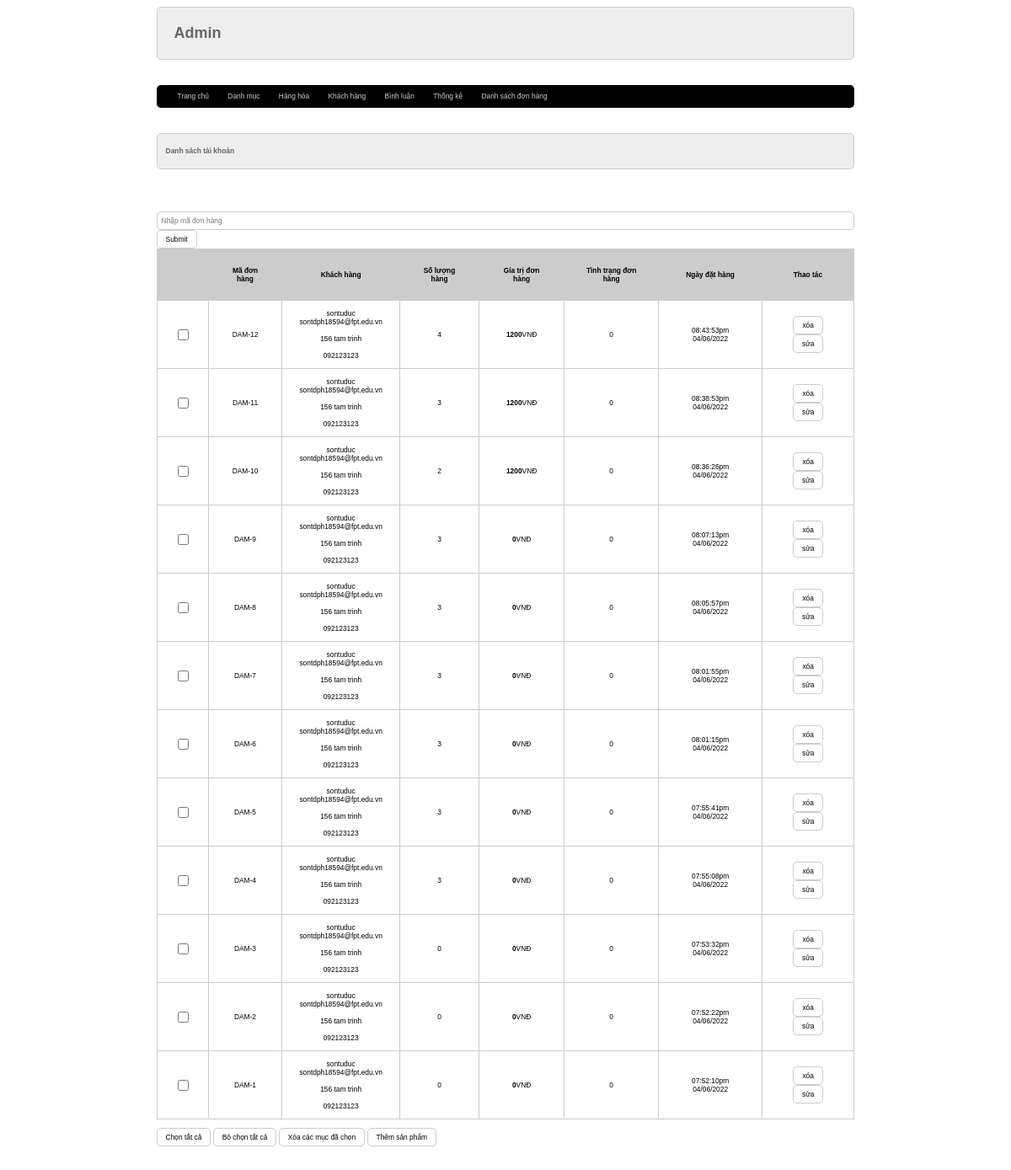
/admin/index.php?act=listbill, run on the app's committed database.
### tables this page shows
CREATE TABLE `bill` (
  `id` int(11) NOT NULL,
  `bill_name` varchar(255) NOT NULL,
  `bill_address` varchar(255) NOT NULL,
  `bill_tel` varchar(255) NOT NULL,
  `bill_email` varchar(255) NOT NULL,
  `bill_pttt` tinyint(1) NOT NULL DEFAULT 1 COMMENT '1. Thanh toán trực tiếp\r\n2.Chuyển khoản\r\n3. Thanh toán online',
  `ngaydathang` varchar(255) NOT NULL,
  `total` int(11) NOT NULL DEFAULT 0,
  `bill_status` tinyint(1) NOT NULL DEFAULT 0 COMMENT '0. Đơn hàng mới\r\n1. Đang xử lý\r\n2. Đang giao hàng\r\n3. Đã giao hàng',
  `receive_name` varchar(255) NOT NULL,
  `receive_address` varchar(255) NOT NULL,
  `receive_tel` varchar(255) NOT NULL,
  `id_user` int(11) NOT NULL DEFAULT 0
);

### model/pdo.php (called while the page is built, shortened)
<?php
function pdo_get_connection(){
    $dburl = "mysql:host=localhost;dbname=firstproject;charset=utf8";
    $username = 'root';
    $password = '';
    $conn = new PDO($dburl, $username, $password);
    $conn->setAttribute(PDO::ATTR_ERRMODE, PDO::ERRMODE_EXCEPTION);
    return $conn;
}
function pdo_query($sql){
    $sql_args = array_slice(func_get_args(), 1);
    try{
        $conn = pdo_get_connection();
        $stmt = $conn->prepare($sql);
        $stmt->execute($sql_args);
        $rows = $stmt->fetchAll();
        return $rows;
    }
    catch(PDOException $e){
        throw $e;
    }
    finally{
        unset($conn);
    }
}

### model/cart.php (called while the page is built, shortened)
<?php
function loadall_bill($kyw = 0,$iduser)
{
    $sql = "SELECT * FROM bill WHERE 1";
    $sql .= " ORDER BY id DESC";
    $listbill = pdo_query($sql);
    return $listbill;
}
function get_ttdh($n)
{
    return $n;
}
function loadall_cart_count($idbill){
    $sql = "SELECT * FROM cart WHERE idbill=" . $idbill;
    $bill = pdo_query($sql);
    return sizeof($bill);
}

### admin/bill/listbill.php (the view, shortened to what this page needs)
<div class="row">
    <div class="row formtitle mb">
        <h1>Danh sách tài khoản</h1>
    </div>
    <div class="row formcontent">
        <form action="index.php?act=listbill" method="post">
            <input type="text" name="kyw" placeholder="Nhập mã đơn hàng">
            <input type="submit" name="listok" placeholder="GO">
        </form>
        <div class="row mb10 formdsloai">
            <table>
                <tr>
                    <th></th>
                    <th>Mã đơn hàng</th>
                    <th>Khách hàng</th>
                    <th>Số lượng hàng</th>
                    <th>Gía trị đơn hàng</th>
                    <th>Tình trạng  đơn hàng</th>
                    <th>Ngày đặt hàng</th>
                    <th>Thao tác</th>
                </tr>
                <?php
                foreach ($listbill as $bill) {
                    extract($bill);
                    $kh = $bill_name
                    .'
                    <br>'.$bill_email.'</br>
                    <br>'.$bill_address.'</br>
                    <br>'.$bill_tel.'</br>
                    ';
                    $ttdh = get_ttdh($bill_status);
                    $countsp = loadall_cart_count($id);
                    echo '
                            <tr>
                                <td><input type="checkbox"></td>
                                <td>DAM-' . $id . '</td>
                                <td>' . $kh . '</td>
                                <td>' . $countsp . '</td>
                                <td><strong>' . $total . '</strong>VNĐ</td>
                                <td>'.$ttdh.'</td>
                                <td>'.$ngaydathang.'</td>
                                <td><a href=#"><input type="button" value="xóa"></a> <a href="#"><input type="button" value="sửa"></a> </td>
                            </tr>
                                ';
                }
                ?>
            </table>
        </div>
        <div class="row mb10">
            <input type="button" value="Chọn tất cả">
            <input type="button" value="Bỏ chọn tất cả">
            <input type="button" value="Xóa các mục đã chọn">
            <a href="index.php?act=addsp"> <input type="button" value="Thêm sản phẩm"></a>
        </div>
    </div>
</div>

### style.css (style rules this page uses)
* { box-sizing: border-box; font-family: sans-serif; font-size: 0.7vw; }
.row { float: left; width: 100%; }
.mb { margin-bottom: 30px; }
.mb10 { margin-bottom: 10px; }
.formtaikhoan input[type="text"], .formtaikhoan input[type="password"], .formcontent input[type="text"], .formtaikhoan input[type="email"] { width: 100%; border: 1px #ccc solid; padding: 5px; border-radius: 5px; }
.formtaikhoan input[type="submit"], .formcontent input[type="submit"], .formcontent input[type="reset"], .formcontent input[type="button"] { border-radius: 5px; padding: 5px 10px; background-color: white; border: 1px #ccc solid; }
.formtitle { background-color: #eee; border: 1px solid #ccc; color: #666; border-radius: 5px; padding: 10px; }
.formcontent { padding: 20px 0px; }
.formdsloai table { width: 100%; border-collapse: collapse; border: 1px solid #ccc; text-align: center; }
.formdsloai th { padding: 20px; background-color: #ccc; }
.formdsloai td { padding: 10px 20px; border: 1px solid #ccc; }

### data on the page
bill: id "12", bill_name "sontuduc", bill_email "sontdph18594@fpt.edu.vn", bill_address "156 tam trinh", bill_tel "092123123", countsp "4", total "1200", bill_status "0", ngaydathang "08:43:53pm 04/06/2022"
bill: id "11", bill_name "sontuduc", bill_email "sontdph18594@fpt.edu.vn", bill_address "156 tam trinh", bill_tel "092123123", countsp "3", total "1200", bill_status "0", ngaydathang "08:38:53pm 04/06/2022"
bill: id "10", bill_name "sontuduc", bill_email "sontdph18594@fpt.edu.vn", bill_address "156 tam trinh", bill_tel "092123123", countsp "2", total "1200", bill_status "0", ngaydathang "08:36:26pm 04/06/2022"
bill: id "9", bill_name "sontuduc", bill_email "sontdph18594@fpt.edu.vn", bill_address "156 tam trinh", bill_tel "092123123", countsp "3", total "0", bill_status "0", ngaydathang "08:07:13pm 04/06/2022"
bill: id "8", bill_name "sontuduc", bill_email "sontdph18594@fpt.edu.vn", bill_address "156 tam trinh", bill_tel "092123123", countsp "3", total "0", bill_status "0", ngaydathang "08:05:57pm 04/06/2022"
bill: id "7", bill_name "sontuduc", bill_email "sontdph18594@fpt.edu.vn", bill_address "156 tam trinh", bill_tel "092123123", countsp "3", total "0", bill_status "0", ngaydathang "08:01:55pm 04/06/2022"
bill: id "6", bill_name "sontuduc", bill_email "sontdph18594@fpt.edu.vn", bill_address "156 tam trinh", bill_tel "092123123", countsp "3", total "0", bill_status "0", ngaydathang "08:01:15pm 04/06/2022"
bill: id "5", bill_name "sontuduc", bill_email "sontdph18594@fpt.edu.vn", bill_address "156 tam trinh", bill_tel "092123123", countsp "3", total "0", bill_status "0", ngaydathang "07:55:41pm 04/06/2022"
bill: id "4", bill_name "sontuduc", bill_email "sontdph18594@fpt.edu.vn", bill_address "156 tam trinh", bill_tel "092123123", countsp "3", total "0", bill_status "0", ngaydathang "07:55:08pm 04/06/2022"
bill: id "3", bill_name "sontuduc", bill_email "sontdph18594@fpt.edu.vn", bill_address "156 tam trinh", bill_tel "092123123", countsp "0", total "0", bill_status "0", ngaydathang "07:53:32pm 04/06/2022"
bill: id "2", bill_name "sontuduc", bill_email "sontdph18594@fpt.edu.vn", bill_address "156 tam trinh", bill_tel "092123123", countsp "0", total "0", bill_status "0", ngaydathang "07:52:22pm 04/06/2022"
bill: id "1", bill_name "sontuduc", bill_email "sontdph18594@fpt.edu.vn", bill_address "156 tam trinh", bill_tel "092123123", countsp "0", total "0", bill_status "0", ngaydathang "07:52:10pm 04/06/2022"
